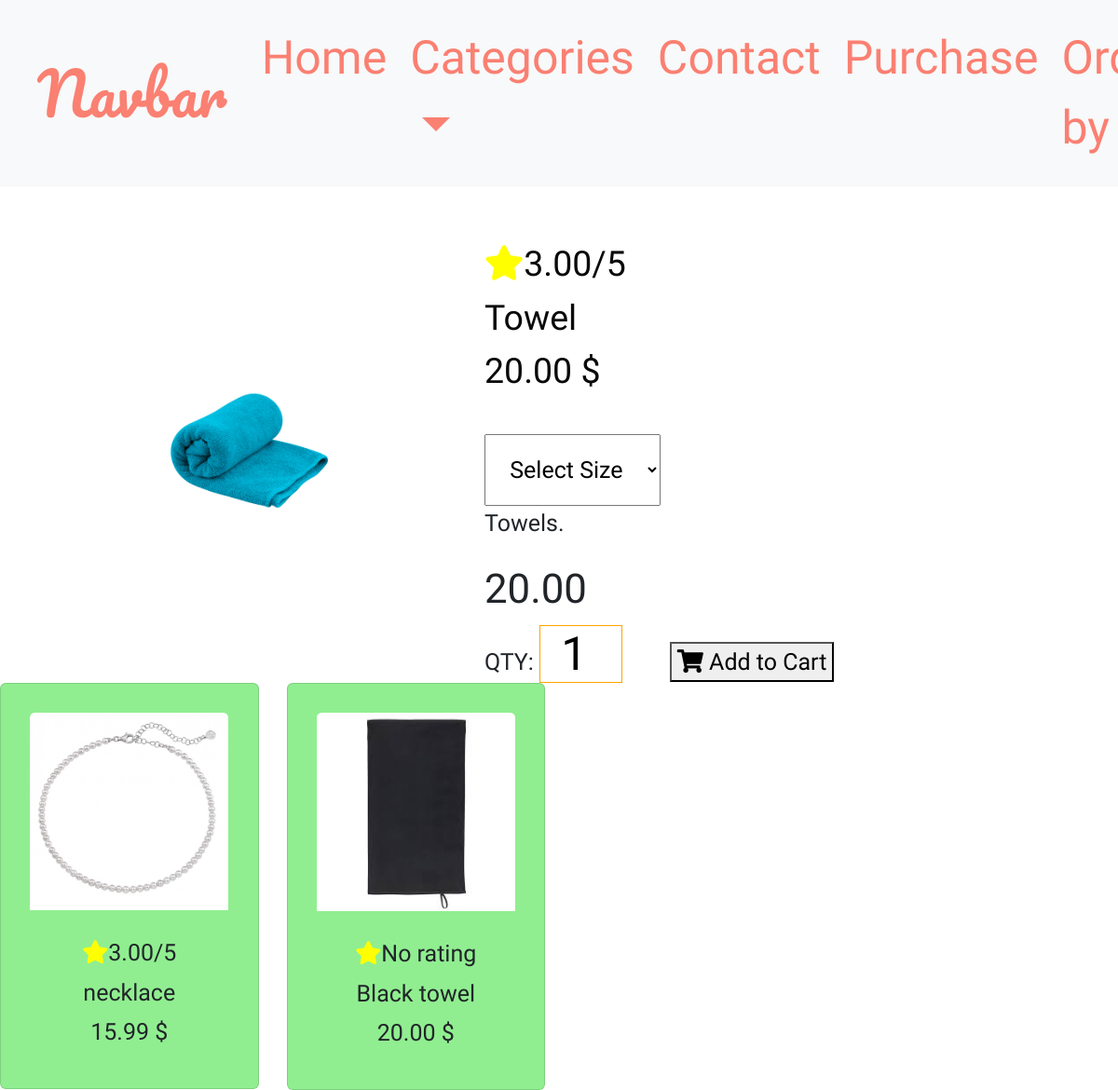
The app's page /products/4 with its own data.
### products/models.py (models this page shows, shortened)
class Product(models.Model):
    category = models.ForeignKey('Category', on_delete=models.CASCADE)
    name = models.CharField(max_length=254)
    sku = models.CharField(max_length=254, null=True, blank=True)
    description = models.TextField()
    price = models.DecimalField(max_digits=6, decimal_places=2)
    rating = models.DecimalField(max_digits=6, decimal_places=2, null=True, blank=True)
    image = models.ImageField()

### products/views.py (the view)
# urls.py: path('<id>', views.product_page, name='product_id'),
def product_page(request, id):
    product=Product.objects.get(id=id)
    related_products=Product.objects.filter(category=product.category).exclude(id=id)[:4]
    context = {
        'product': product,
        'related_products': related_products,
    }
    return render(request, 'products/product_id.html', context)

### products/templates/products/product_id.html (shortened to what this page needs)
{% extends "base.html" %}
{% load static %}
{% block page_header %}
    <div class="container header-container">
        <div class="row">
            <div class="col"></div>
        </div>
    </div>
{% endblock %}
{% block content %}
<div class="container single-product">
    <div class="row">
        <div class="col-lg-5 ">
            <div class="image-container">
            {% if product.image %}
            <img class=" img-fluid" src="{{ product.image.url }}" alt="{{ product.name }}"  class="card-img-top" width = "100%">
            </div>
        </div>
        <div class="col-lg-5">
            <h4><i style="color:yellow;"class="fa fa-star" style="font-size: small;"></i>{{ product.rating }}/5</h4>
            {% else %}
            <h4><i class="fa fa-star" style="font-size: small;"></i>No rating</h4>
            {% endif %}
            <h4>{{ product.name }}</h4>
            <h4>{{ product.price }} $</h4>
            <select>
                <option> Select Size</option>
            </select>
            <p>{{ product.description }}</p>
            <div>
                <form class="form" action="{% url 'addtoshopcart' product.id %}" method="POST">
                    <div id="SelectedProduct">
                        <h3 class="product-price">{{ product.price }}</h3>
                        <div class="qty-input">
                            <span class="text-uppercase">QTY: </span>
                            <input class="input" name="quantity" type="number" value="1" min="1" max="{{ product.amount }}">
                            <button type="submit" {% if product.amount < 1  %} disabled {% endif %} class="primary-btn add-to-cart">
                                <i class="fa fa-shopping-cart"></i> Add to Cart
                            </button>
                        </div>
                    </div>
                </form>
            </div>
        </div>
    </div>
</div>
<div class="row">
    {% for product in related_products %}
        <div class="col-lg-3">
            <div class="card related-product">
               <a href="{% url 'product_id' product.id %}">
                 <div class="card-body">
                     <img class=" card-img-top" src="{{ product.image.url }}" alt="{{ product.name }}">
                 </div>
               </a>
               <div class="card-content">
                 {% if product.rating %}
                 <h6 class="text-center"><i style="color:yellow;" class="fa fa-star" style="font-size: small;"></i>{{ product.rating }}/5</h6>
                 {% else %}
                 <h6 class="text-center"><i style="color:yellow;" class="fa fa-star" style="font-size: small;"></i>No rating</h6>
                 {% endif %}
                 <h6 class="text-center">{{ product.name }}</h6>
                 <h6 class="text-center">{{ product.price }} $</h6>
               </div>
            </div>
       </div>
    {% endfor %}
</div>
{% endblock %}

### static/css/base.css (style rules this page uses)
:root { --black:#2c2c54; --orange:#ff9f1a; }
html, body { font-family: 'Dongle'; font-size: 25px; overflow: auto; }
.single-product { margin-top: 5%; }
.single-product h4 { font-size: 1.5rem; color: #0a0a0a; }
.single-product select { display: block; padding: 5%; margin-top: 10%; }
.single-product input { width: 20%; height: 15%; padding-left: 5%; font-size: 2rem; border: 1px solid orange; margin-right:10%; }
.related-product { background-color: lightgreen; font-weight: bold; font-size: 1.2em; }
.related-product .card-content { height: 20vh; }

### records on screen
Product: image (picture), rating "3.00", name "Towel", price "20.00", description "Towels."
Product: image (picture), rating "3.00", name "necklace", price "15.99"
Product: image (picture), shows "No rating", name "Black towel", price "20.00"
